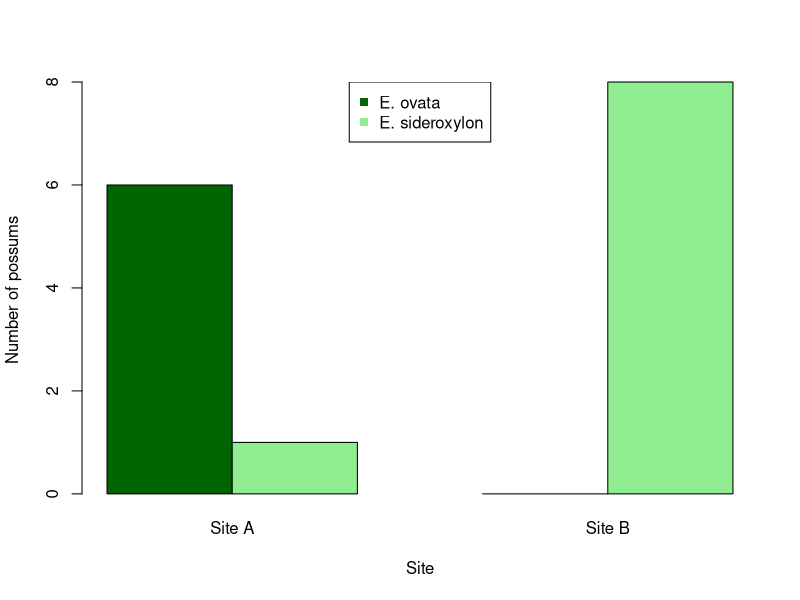

The R script that drew this image:
## ---- chunk 1
#| label: fishers-exact-1
#| echo: false
possum <- matrix(c(6, 0, 1, 8), nrow = 2, dimnames = list(c("Site A", "Site B"), c("E. ovata", "E. sideroxylon")))
possum
## ---- chunk 2
#| label: fishers-exact-2
#| echo: false
#| warning: false
chisq.test(possum)$expected
## ---- chunk 3
#| label: fishers-exact-6
#| echo: false
fisher.test(possum)
## ---- chunk 4
#| label: fishers-exact-7
dhyper(6, 7, 8, 6)
## ---- chunk 5
#| label: fishers-exact-8
#| echo: false
asparagus <- matrix(c(328, 96, 10, 11, 0, 2, 5, 10), nrow = 4, dimnames = list(c("Israel (Lison et al. 1980)", "China (Hoffenberg 1983)", "USA (Sugarman and Neelon 1985)", "USA (Lison et al. 1980)"), c("Can detect odour", "Cannot detect odour")))
asparagus
## ---- chunk 6
#| label: fishers-exact-9
#| echo: false
#| warning: false
chisq.test(asparagus)$expected
## ---- chunk 7
#| label: fishers-exact-10
fisher.test(asparagus)
## ---- chunk 8
#| label: fishers-exact-11
prop.table(asparagus, margin = 1)
## ---- chunk 9
#| label: fishers-exact-12
#| fig-alt: "Grouped bar chart of the number of possums feeding on each tree species at two sites: at site A six fed on E. ovata and one on E. sideroxylon, while at site B none fed on E. ovata and eight fed on E. sideroxylon"
barplot(t(possum), beside = TRUE, ylab = "Number of possums", xlab = "Site", col = c("darkgreen", "lightgreen"))
legend("top", c("E. ovata", "E. sideroxylon"), pch = 15, col = c("darkgreen", "lightgreen"))
